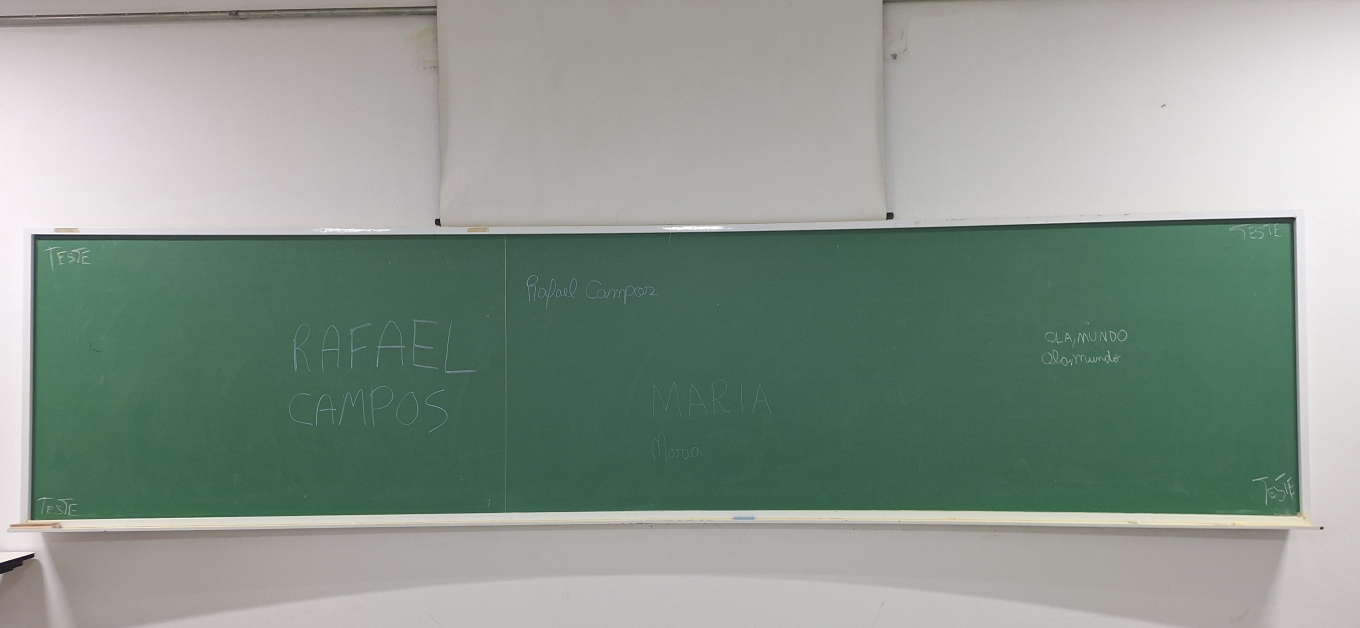
#> input picture img/lousa_with_teste.jpg, 4080 x 1884 px, found by its file name (shown at 1/3 size)
$ python tratar_cortar.py
#> lines starting #> are read from the running program, lines starting #| are printed output that depends on the picture; after the words box and inside, x2 and y2 are one past the last pixel; in counts of white or black regions, pixels touching at a corner belong together
import cv2 as cv
import numpy as np

# Carrega a imagem em escala de cinza
image = cv.imread("img/lousa_with_teste.jpg", 0)
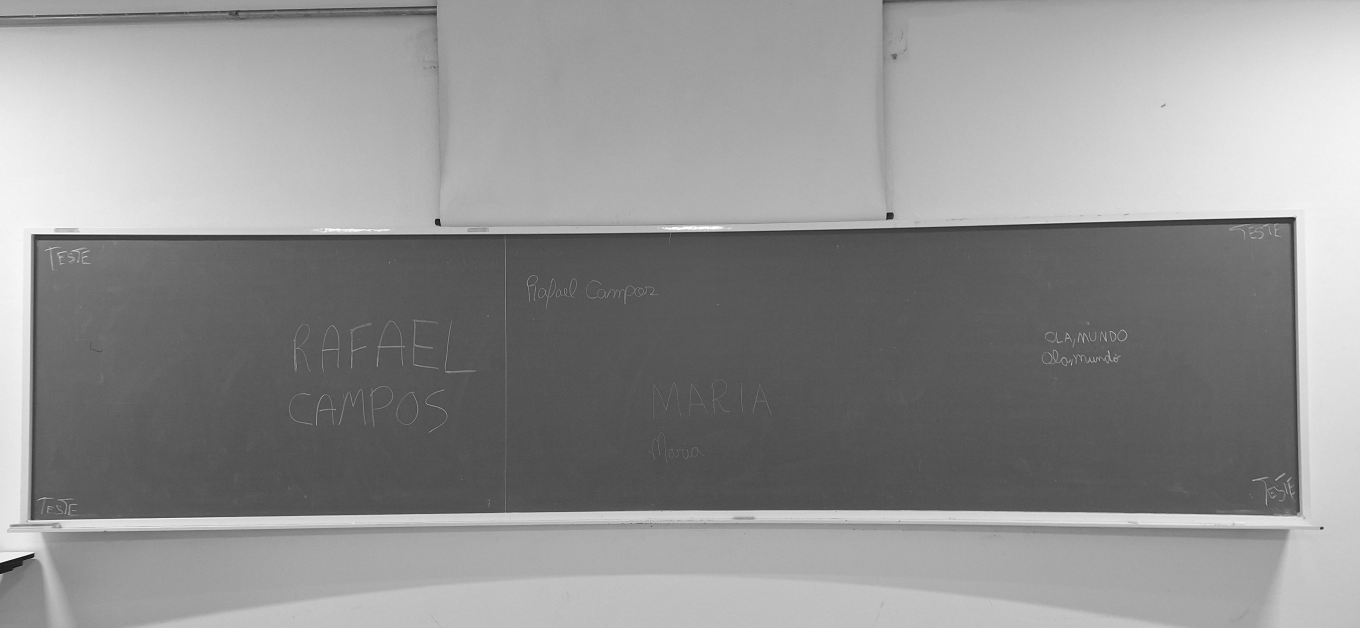
#> image: shape (1884, 4080) (shown at 1/3 size); min 1, max 255, mean 144.9

# Verifica se a imagem foi carregada
if image is None:
    print("Erro: Imagem não encontrada.")
else:
    # Redimensiona a imagem para 40% do tamanho original
    scale_percent = 30
    width = int(image.shape[1] * scale_percent / 100)
#> width = 1224
    height = int(image.shape[0] * scale_percent / 100)
#> height = 565
    dim = (width, height)
#> dim = (1224, 565)
    resized_image = cv.resize(image, dim, interpolation=cv.INTER_AREA)
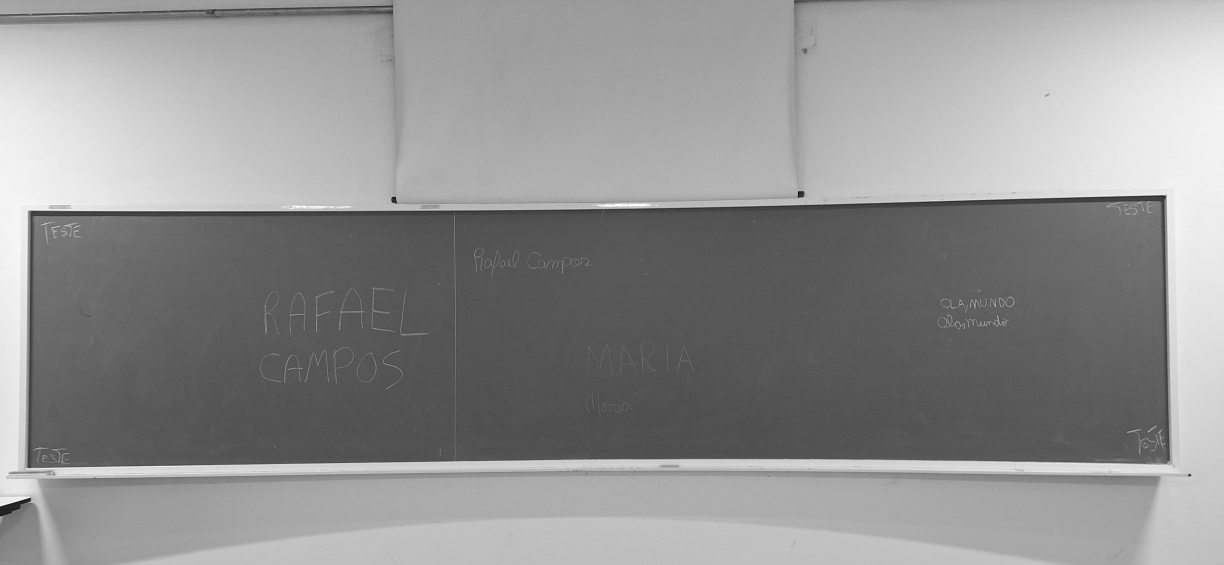
#> resized_image: shape (565, 1224); min 19, max 255, mean 144.9

    # Aplica um desfoque para reduzir ruídos
    blurred_image = cv.GaussianBlur(resized_image, (5, 5), 0)

    # Detecta bordas com Canny
    edges = cv.Canny(blurred_image, 100, 200)
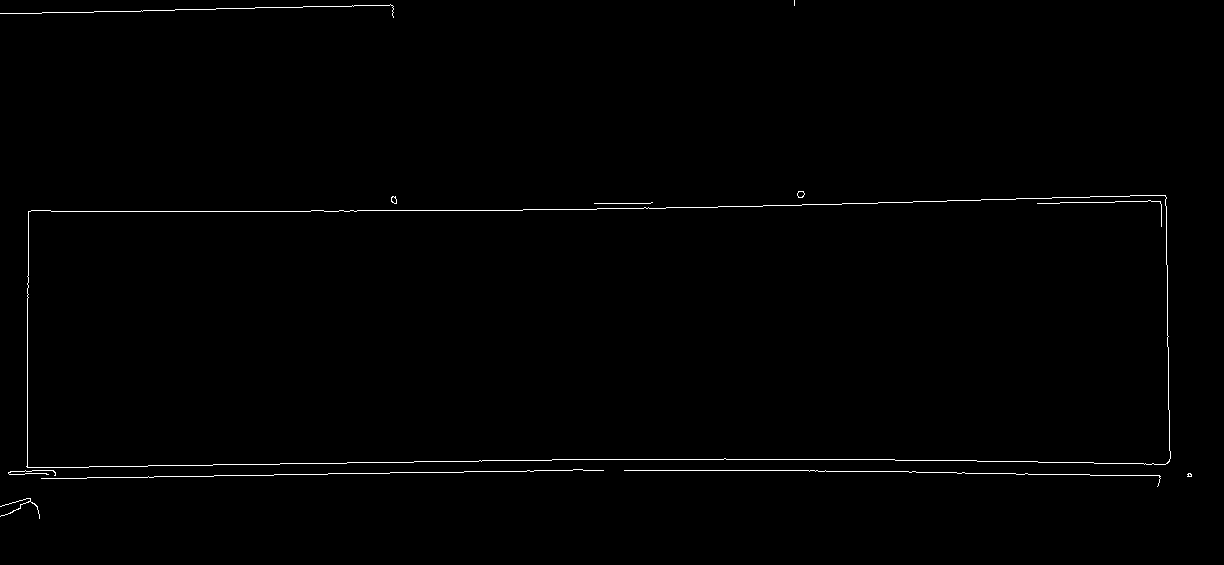
#> edges: shape (565, 1224); 0.69% white in thin lines or dots, all inside (x1, y1, x2, y2) = (0, 0, 1192, 519)

    # Encontra os contornos
    contours, _ = cv.findContours(edges, cv.RETR_TREE, cv.CHAIN_APPROX_SIMPLE)
#> contours = 16 contours, 10 with area under 20; largest, box (x1, y1, x2, y2) and area: (26, 195, 1171, 468) 291180, (27, 195, 1171, 468) 291176, (797, 191, 805, 198) 34, (797, 191, 805, 198) 32, (391, 196, 397, 204) 28, (391, 196, 397, 204) 24

    # Converte a imagem para colorida para desenhar os contornos
    image_contours = cv.cvtColor(resized_image, cv.COLOR_GRAY2BGR)

    # Quantidade de pixels extras na parte inferior
    extra_pixels = 10  # Valor em pixels para adicionar ao recorte inferior

    # Encontra o maior contorno (assumindo que é a borda externa)
    main_contour = max(contours, key=cv.contourArea)
#> main_contour = contour of 137 points, box (x1, y1, x2, y2) (26, 195, 1171, 468), area 291180

    # Desenha apenas o contorno externo principal
    cv.drawContours(image_contours, [main_contour], 0, (0, 255, 0), 2)
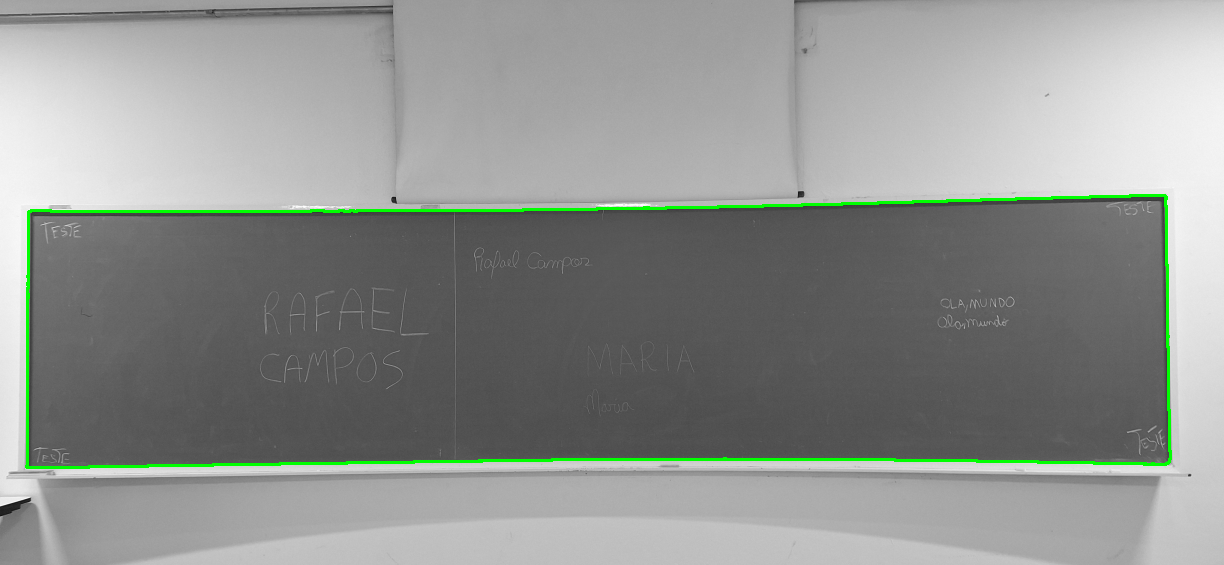
#> image_contours: shape (565, 1224, 3); mean B, G, R 143.1, 146.3, 143.1

    # Obtém o retângulo delimitador do contorno principal e ajusta a altura
    x, y, w, h = cv.boundingRect(main_contour)
#> x = 26; y = 195; w = 1145; h = 273
    h += extra_pixels  # Adiciona pixels extras na parte inferior
#> h = 283

    # Recorta a imagem usando o contorno principal com a borda inferior expandida
    cropped_image = resized_image[y:y+h, x:x+w]
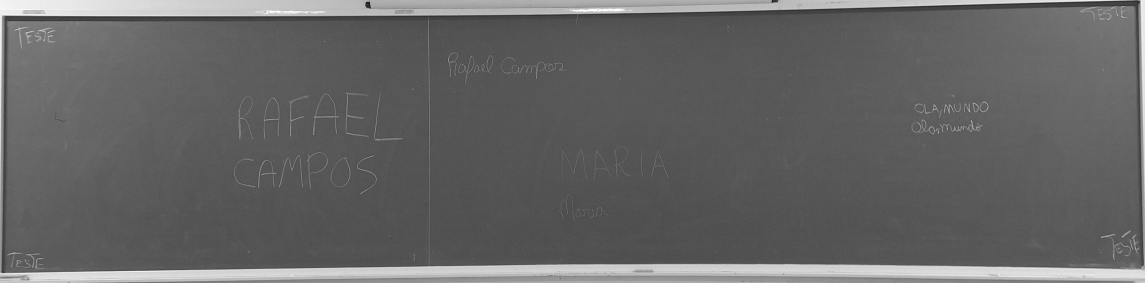
#> cropped_image: shape (283, 1145); min 22, max 255, mean 100.6

    # Salva a imagem recortada
    cv.imwrite("img/lousa_recortada.jpg", cropped_image)

    # Exibe a imagem com o contorno principal
    cv.imshow("Lousa Detectada (Borda Externa)", image_contours)
    cv.imshow("Imagem Recortada", cropped_image)

    cv.waitKey(0)
    cv.destroyAllWindows()

$ run again, with img/Lousa1.jpg copied over img/lousa_with_teste.jpg
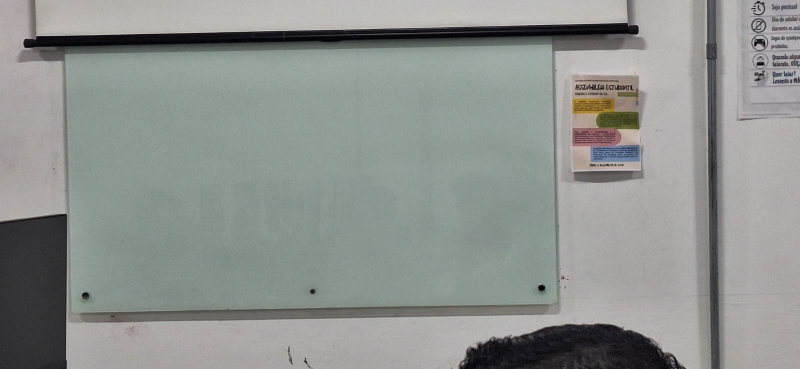
#> input picture img/Lousa1.jpg, 1600 x 738 px, found by its file name (shown at 1/2 size)
#> `edges = cv.Canny(blurred_image, 100, 200)`:
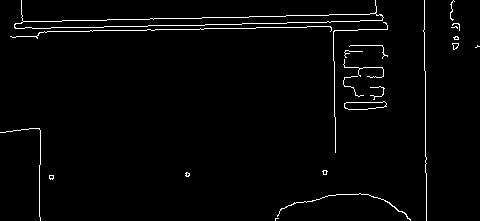
#> edges: shape (221, 480); 2.2% white in thin lines or dots
#> contours = 29 contours, 22 with area under 20; largest, box (x1, y1, x2, y2) and area: (14, 0, 384, 29) 2516, (14, 13, 384, 29) 2508, (344, 101, 387, 110) 258, (344, 101, 387, 110) 254, (277, 193, 411, 221) 26, (452, 43, 459, 50) 25, (452, 43, 459, 50) 22
#> main_contour = contour of 83 points, box (x1, y1, x2, y2) (14, 0, 384, 29), area 2516
#> `x, y, w, h = cv.boundingRect(main_contour)`: x = 14; y = 0; w = 370; h = 29
#> `h += extra_pixels`: h = 39
#> `cropped_image = resized_image[y:y+h, x:x+w]`:
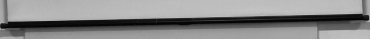
#> cropped_image: shape (39, 370); min 3, max 195, mean 136.1
